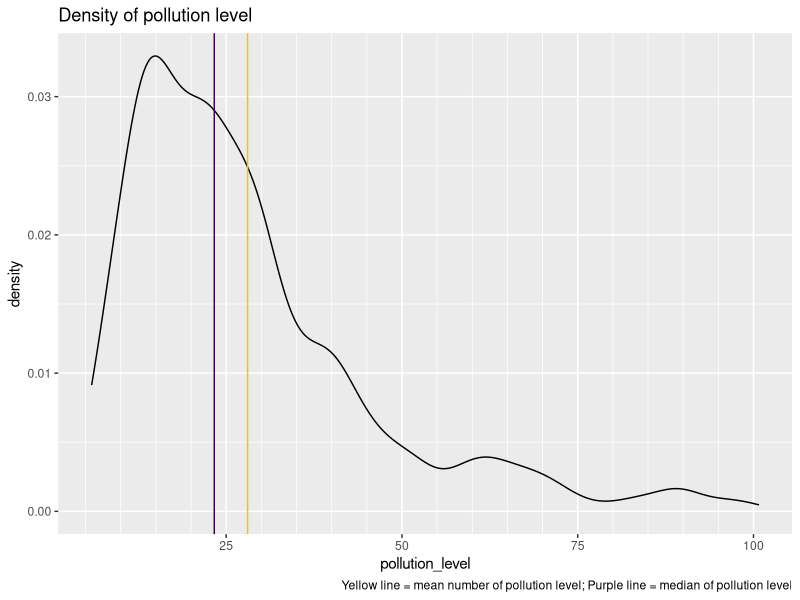
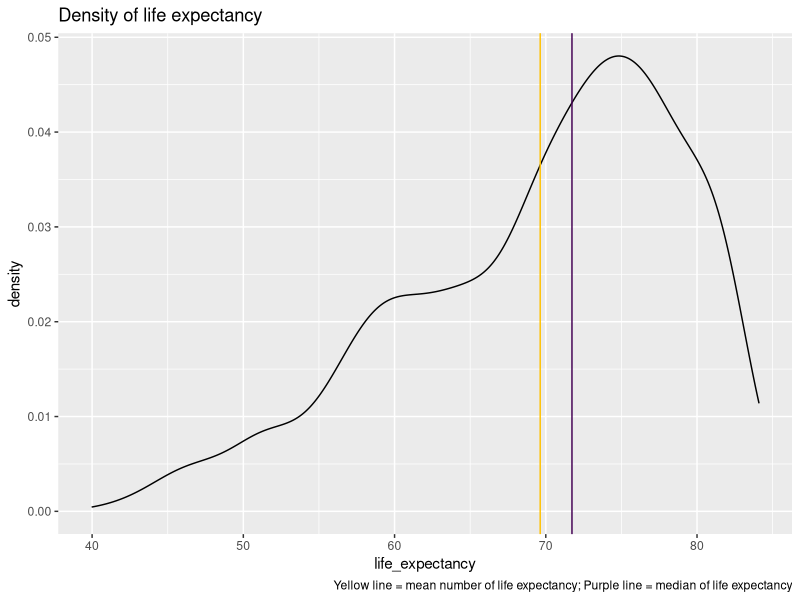

Write R code to recreate these figures, in order.
## ---- chunk 1
library(tidyverse)
library(readxl)
library(reshape2)
## ---- chunk 2
life_expectancy <- read.csv("./life_expectancy.csv")
air_pollution <- read.csv("./air_pollution.csv")
gdp_per_capita <- read.csv("./gdp_per_capita.csv")

air_pollution <- air_pollution %>%
  rename(pollution_level = PM2.5.air.pollution..mean.annual.exposure..micrograms.per.cubic.meter.,
         country_name = Entity,
         country_code = Code,
         year = Year) %>%
  mutate(year = as.numeric(year), pollution_level = as.numeric(pollution_level))

life_expectancy <- life_expectancy %>%
  select(-Series.Name, -Series.Code) %>%
  rename(country_name = Country.Name, 
         country_code = Country.Code) %>%
  melt(id.vars = c("country_name", "country_code"), variable.name = "year") %>%
  rename(life_expectancy = value) %>%
  mutate(year = as.numeric(str_sub(year, 2, 5)), life_expectancy = as.numeric(life_expectancy))

gdp_per_capita <- gdp_per_capita %>%
  select(-Indicator.Name, -Indicator.Code) %>%
  rename(country_name = Country.Name, 
         country_code = Country.Code) %>%
  melt(id.vars = c("country_name", "country_code"), variable.name = "year") %>%
  rename(gdp_per_capita = value) %>%
  mutate(year = as.numeric(str_sub(year, 2, 5)))

head(gdp_per_capita)
## ---- chunk 3
country_data <- merge(air_pollution, life_expectancy)
country_data <- merge(country_data, gdp_per_capita)
country_data_clean <- country_data %>%
  mutate(life_expectancy = ifelse(life_expectancy != "..", life_expectancy, NA)) %>%
  filter(!is.na(life_expectancy), !is.na(gdp_per_capita), !is.na(pollution_level)) 
head(country_data_clean)
## ---- chunk 4
country_data_clean %>%
  summarise("Mean pollution level" = mean(pollution_level),
            "Median pollution level" = median(pollution_level),
            "Mean life expectancy" = mean(life_expectancy), 
            "Median life expectancy" = median(life_expectancy),
            "Min pollution level" = min(pollution_level),
            "Max pollution level" = max(pollution_level))
## ---- chunk 5
country_data_clean %>%
  ggplot() +
  aes(x = pollution_level) + 
  geom_density() + 
  geom_vline(xintercept = mean(country_data_clean$pollution_level), color="#ffc000") +
  geom_vline(xintercept = median(country_data_clean$pollution_level), color="#440154FF") +
  labs(title = "Density of pollution level",
       caption = "Yellow line = mean number of pollution level; Purple line = median of pollution level") + 
  scale_x_continuous(minor_breaks = seq(0, 100, 5))

country_data_clean %>%
  ggplot() +
  aes(x = life_expectancy) + 
  geom_density() + 
  geom_vline(xintercept = mean(country_data_clean$life_expectancy), color="#ffc000") +
  geom_vline(xintercept = median(country_data_clean$life_expectancy), color="#440154FF") +
  labs(title = "Density of life expectancy",
       caption = "Yellow line = mean number of life expectancy; Purple line = median of life expectancy") + 
  scale_x_continuous(minor_breaks = seq(0, 100, 5))

    
